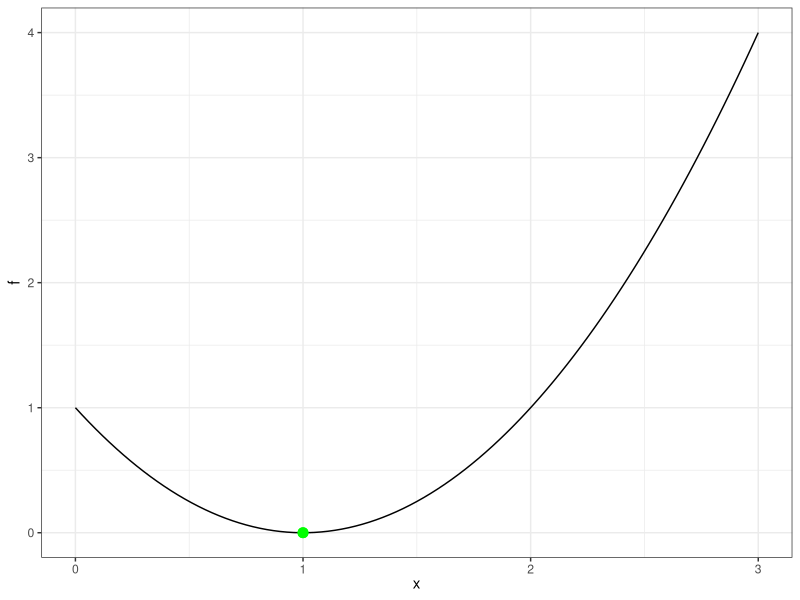
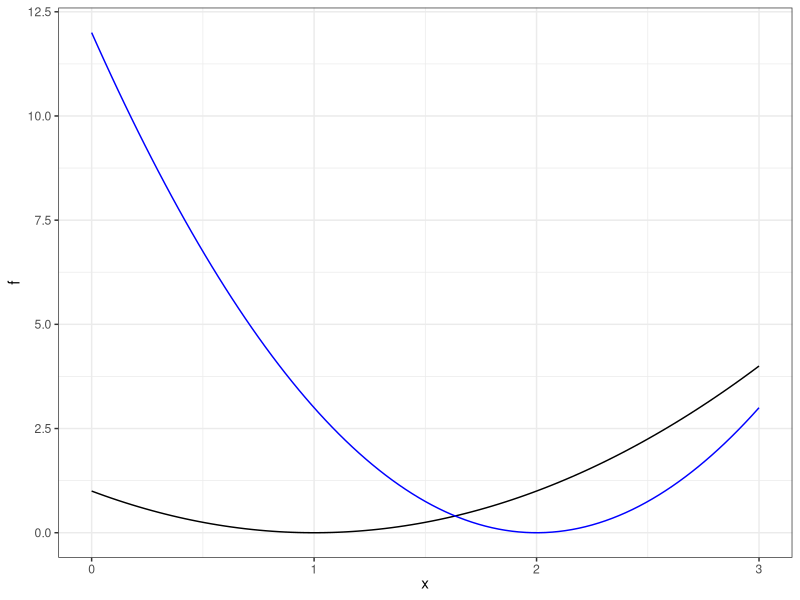
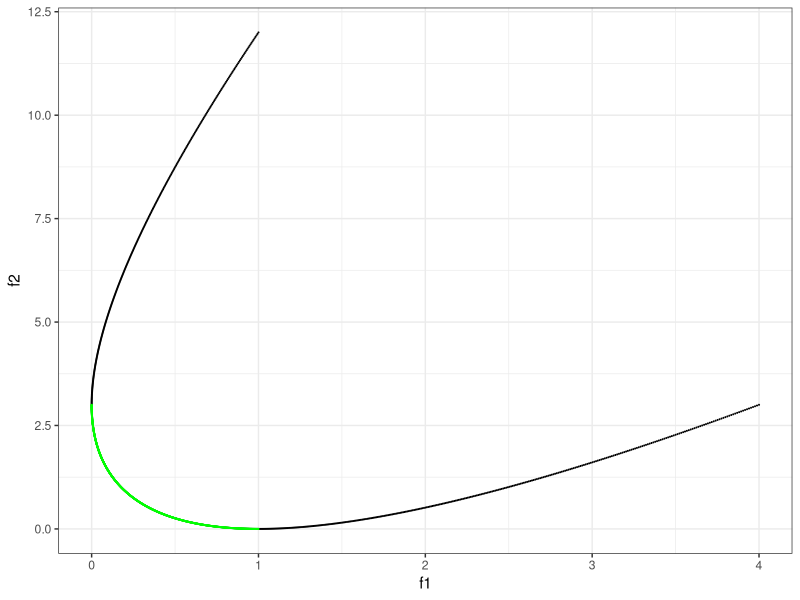

Here is the R script that generated these plots, in order:
### This short script generates exemplary plots ofthe objectives plotted against each other 
### as well as against the decision varianble x

library(ggplot2)

fun = function(x) (x - 1)^2
p = ggplot(data.frame(x = c(0, 3)), aes(x)) + stat_function(fun = fun)
p = p + geom_point(x = 1, y = 0, color = "green", size = 3)
p = p + theme_bw() + ylab("f") + xlab(expression(x))
ggsave(p, filename = "../figure_man/graph1.png", height = 2, width = 2)

fun1 = function(x) (x - 1)^2
fun2 = function(x) 3 * (x - 2)^2
p = ggplot(data.frame(x = c(0, 3)), aes(x)) + stat_function(fun = fun1) + stat_function(fun = fun2, color = "blue")
p = p + theme_bw() +  ylab("f") + xlab(expression(x))

ggsave(p, filename = "../figure_man/graph2.png", height = 2, width = 2)

x = seq(0, 3, length.out = 1000)
xpareto = seq(1, 2, length.out = 1000)

p2 = ggplot() + geom_point(data = data.frame(f1 = fun1(x), f2 = fun2(x)), aes(x = f1, y = f2), size = 0.05) + geom_point(data = data.frame(f1 = fun1(xpareto), f2 = fun2(xpareto)), aes(x = f1, y = f2), color = "green", size = 0.05) + theme_bw()

ggsave(p2, filename = "../figure_man/graph3.png", height = 2, width = 2)
